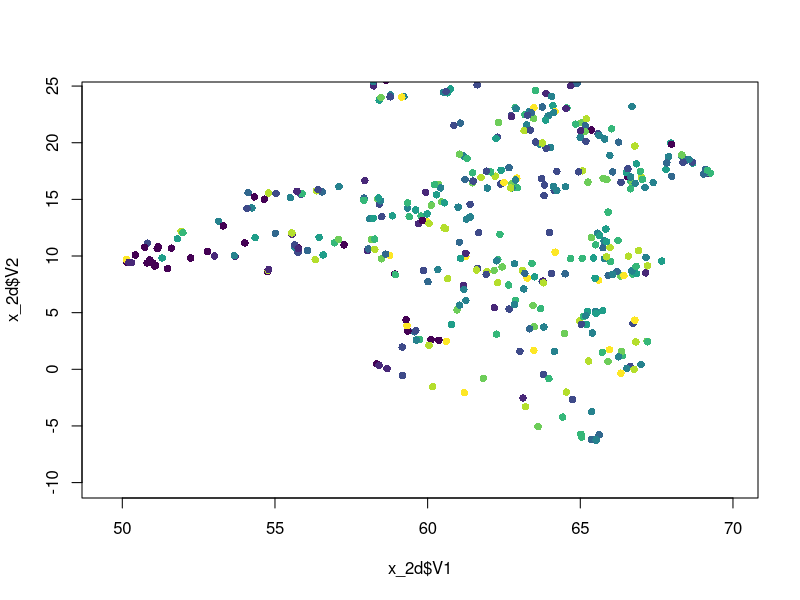
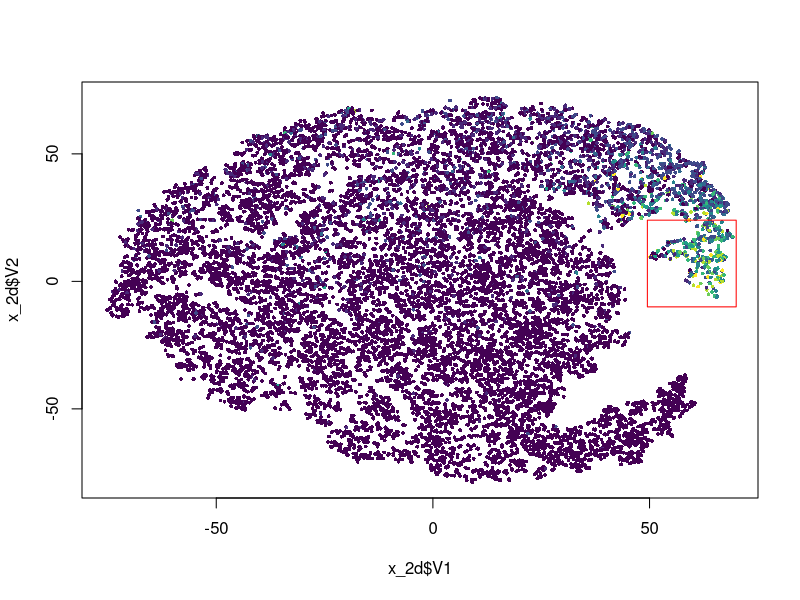
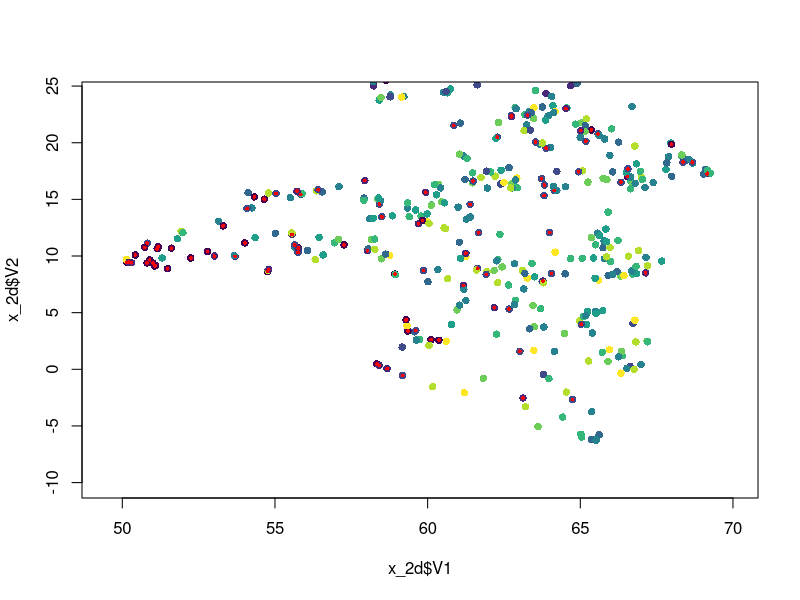
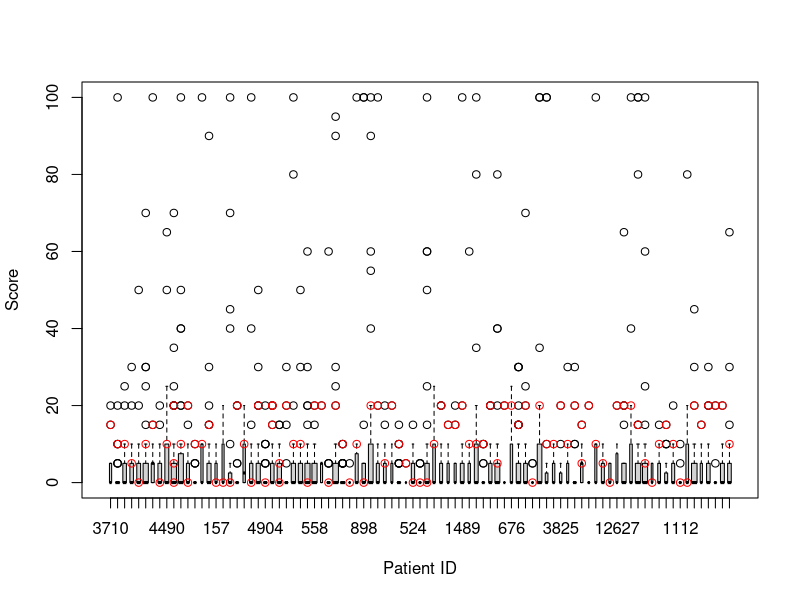
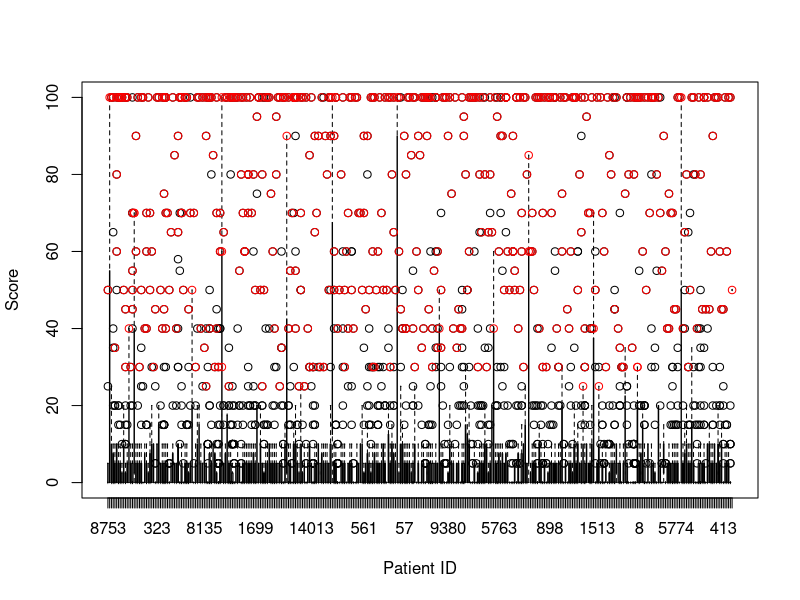
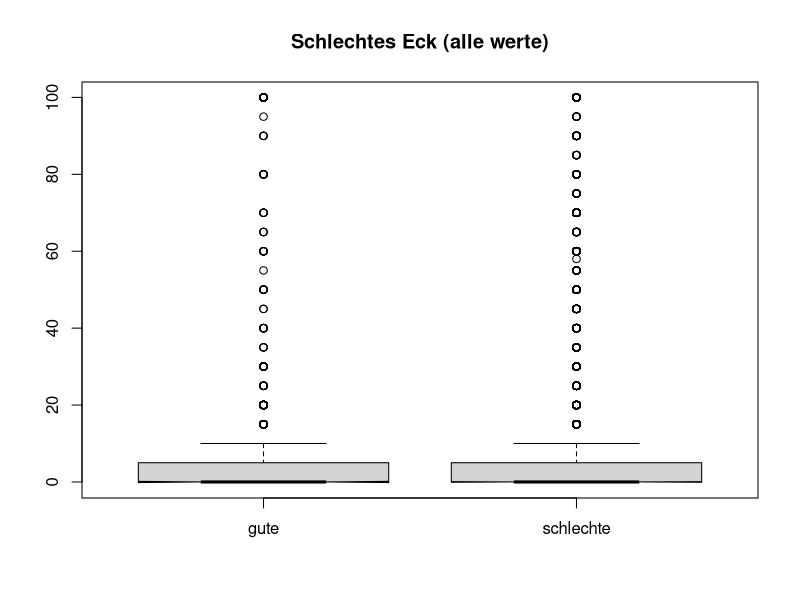
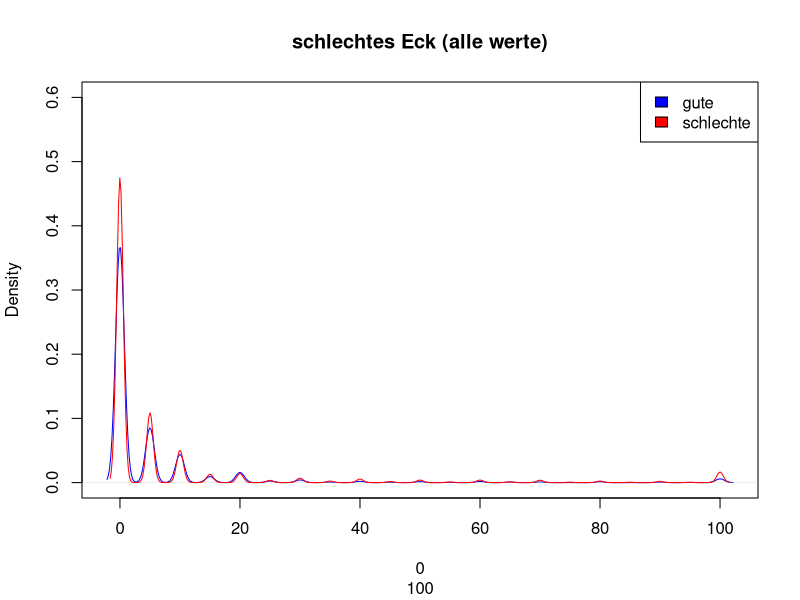
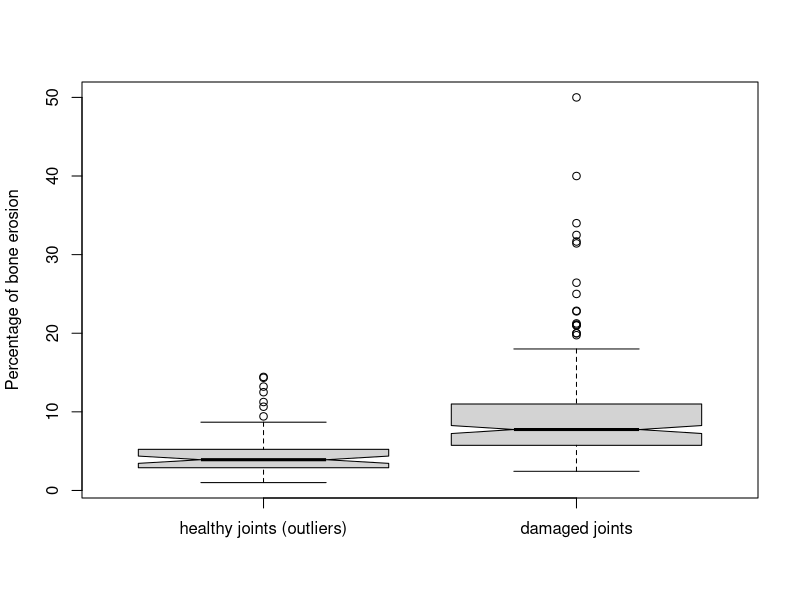

Recreate these plots in R, in order.
setwd("~/Desktop/dl_project_1/tsne")
x_2d <- read.table(file = "x_2d_regression.csv", header = FALSE, sep = ";")
y <- read.table(file = "y_regression.csv", header = FALSE, sep = ";")
patients <- read.table(file = "patients_regression.csv", header = FALSE, sep = ";")
y <- as.numeric(unlist(y))
patients <- as.numeric(unlist(patients))

y_factor <- round(y / 10) + 1


library(viridis)
color = viridis(n = 10)

plot(x = x_2d$V1, y = x_2d$V2, pch = 16, cex = 1,  col = color[y_factor],
     xlim = c(49.5, 70), ylim = c(-10, 24))

#identify(x = x_2d$V1, y = x_2d$V2, labels = rownames(x_2d))

plot(x = x_2d$V1, y = x_2d$V2, pch = 16, cex = .5,  col = color[y_factor])

rect(xleft = 49.5, ybottom = -10, xright = 70, ytop = 24, border = "red")

outlier <- rep(FALSE, length(x_2d$V1))
not_outlier <- rep(FALSE, length(x_2d$V1))
for (i in 1:length(x_2d$V1)) {
  if (x_2d$V1[i] <= 70 && x_2d$V1[i] >= 49.5 &&
      x_2d$V2[i] <= 24 && x_2d$V2[i] >= -10 &&
      y[i] <= 20) {
    outlier[i] <- TRUE
  }
  else if (x_2d$V1[i] <= 70 && x_2d$V1[i] >= 49.5 &&
           x_2d$V2[i] <= 24 && x_2d$V2[i] >= -10 &&
           y[i] > 20) {
    not_outlier[i] <- TRUE
  }
}

ids <- which(x = outlier)
not_ids <- which(x = not_outlier)

plot(x = x_2d$V1, y = x_2d$V2, pch = 16, cex = 1,  col = color[y_factor],
     xlim = c(49.5, 70), ylim = c(-10, 24))
points(x = x_2d$V1[outlier], y = x_2d$V2[outlier], pch = 16, cex = .5, col = "red")

length(patients[ids])

length(unique(patients[ids]))

# patients where a healty joint is WRONFGULLY in the area of the damaged joints

m <- list()

for (i in 1:length(unique(patients[ids]))) {
  m[[i]] <- y[which(patients == unique(patients[ids])[i])]
  names(m)[[i]] <- unique(patients[ids])[i]
}

boxplot(m, xlab = "Patient ID", ylab = "Score", varwidth = TRUE)

x_1 <- NULL
y_1 <- NULL

for (i in ids) {
  x_1[i] <- which(unique(patients[ids]) == patients[i])
  y_1[i] <- y[i]
}

points(x_1, y_1, col = "red")

# patients where a damaged joint is RIGHTFULLY in the area of the damaged joints

m_2 <- list()

for (i in 1:length(unique(patients[not_ids]))) {
  m_2[[i]] <- y[which(patients == unique(patients[not_ids])[i])]
  names(m_2)[[i]] <- unique(patients[not_ids])[i]
}

boxplot(m_2, xlab = "Patient ID", ylab = "Score", varwidth = TRUE)

x_2 <- NULL
y_2 <- NULL

for (i in not_ids) {
  x_2[i] <- which(unique(patients[not_ids]) == patients[i])
  y_2[i] <- y[i]
}

points(x_2, y_2, col = "red")

#hist(x = unlist(m), breaks = 20, freq = FALSE, col = rgb(0,0,1,1/4))
#hist(x = unlist(m_2), breaks = 20, freq = FALSE, col = rgb(1,0,0,1/4), add = TRUE)
#abline(v = mean(y_1, na.rm = TRUE), col = "blue")
#abline(v = mean(y_2, na.rm = TRUE), col = "red")

boxplot(list(unlist(m), unlist(m_2)), notch = TRUE,
        names = c("gute", "schlechte"),
        main = "Schlechtes Eck (alle werte)")

plot(x = density(x = unlist(m), na.rm = TRUE), col = "blue",
     main = "schlechtes Eck (alle werte)", ylim = c(0, 0.6), xlab = c(0,100))
lines(density(x = unlist(m_2), na.rm = TRUE), col = "red")
legend("topright",
       legend = c("gute", "schlechte"),
       fill = c("blue", "red"))

m_mean <- rep(NA, length(m))

for (i in 1:length(m)) {
  m_mean[i] <- mean(m[[i]])
}

m2_mean <- rep(NA, length(m_2))

for (i in 1:length(m_2)) {
  m2_mean[i] <- mean(m_2[[i]])
}

#bad area (plot for thesis)
boxplot(list(unlist(m_mean), unlist(m2_mean)), notch = TRUE,
        names = c("healthy joints (outliers)", "damaged joints"),
        main = "", ylab = "Percentage of bone erosion")

plot(x = density(x = m_mean, na.rm = TRUE), col = "blue",
     main = "schlechtes Eck (mean)", ylim = c(0, 0.2), xlab = c(0,100))
lines(density(x = m2_mean, na.rm = TRUE), col = "red")
legend("topright",
       legend = c("gute", "schlechte"),
       fill = c("blue", "red"))

# H_0: Beide Mittelwerte sind gliech
# p-wert: 2.1 x 10^-14
# H_0 kann verworfen werden
t.test(x = m_mean, y = m2_mean, paired = FALSE)

# Umgekehrt -----------------------

plot(x = x_2d$V1, y = x_2d$V2, pch = 16, cex = 1,  col = color[y_factor],
     xlim = c(-75, 20))

plot(x = x_2d$V1, y = x_2d$V2, pch = 16, cex = .5,  col = color[y_factor])

rect(xleft = -75, ybottom = min(x_2d$V2), xright = 20, ytop = max(x_2d$V2),
     border = "red")

outlier <- rep(FALSE, length(x_2d$V1))
not_outlier <- rep(FALSE, length(x_2d$V1))
for (i in 1:length(x_2d$V1)) {
  if (x_2d$V1[i] <= 20 && y[i] > 20) {
    outlier[i] <- TRUE
  }
  else if (x_2d$V1[i] <= 20 && y[i] <= 20) {
    not_outlier[i] <- TRUE
  }
}

ids <- which(x = outlier)
not_ids <- which(x = not_outlier)

plot(x = x_2d$V1, y = x_2d$V2, pch = 16, cex = .5,  col = color[y_factor],
     xlim = c(-75, 20))
points(x = x_2d$V1[outlier], y = x_2d$V2[outlier], pch = 16, cex = .5, col = "red")

length(patients[ids])

length(unique(patients[ids]))

# patients where a damaged joint is WRONFGULLY in the area of the healty joints

m <- list()

for (i in 1:length(unique(patients[ids]))) {
  m[[i]] <- y[which(patients == unique(patients[ids])[i])]
  names(m)[[i]] <- unique(patients[ids])[i]
}

boxplot(m, xlab = "Patient ID", ylab = "Score", varwidth = TRUE)

x_1 <- NULL
y_1 <- NULL

for (i in ids) {
  x_1[i] <- which(unique(patients[ids]) == patients[i])
  y_1[i] <- y[i]
}

points(x_1, y_1, col = "red")

# patients where a healty joint is RIGHTFULLY in the area of the damaged joints

m_2 <- list()

for (i in 1:length(unique(patients[not_ids]))) {
  m_2[[i]] <- y[which(patients == unique(patients[not_ids])[i])]
  names(m_2)[[i]] <- unique(patients[not_ids])[i]
}

boxplot(m_2[1:100], xlab = "Patient ID", ylab = "Score", varwidth = TRUE)

x_2 <- NULL
y_2 <- NULL

for (i in not_ids) {
  x_2[i] <- which(unique(patients[not_ids]) == patients[i])
  y_2[i] <- y[i]
}

points(x_2[1:161], y_2[1:161], col = "red")

#hist(x = unlist(m), breaks = 20, freq = FALSE, col = rgb(0,0,1,1/4))
#hist(x = unlist(m_2), breaks = 20, freq = FALSE, col = rgb(1,0,0,1/4), add = TRUE)
#abline(v = mean(y_1, na.rm = TRUE), col = "blue")
#abline(v = mean(y_2, na.rm = TRUE), col = "red")

boxplot(list(unlist(m), unlist(m_2)), notch = TRUE,
        names = c("schlechte", "gute"),
        main = "Gutes Eck (alle werte)")

plot(x = density(x = unlist(m), na.rm = TRUE), col = "blue",
     main = "gutes Eck (alle werte)", ylim = c(0, 0.6), xlab = c(0,100))
lines(density(x = unlist(m_2), na.rm = TRUE), col = "red")
legend("topright",
       legend = c("schlechte", "gute"),
       fill = c("blue", "red"))

m_mean <- rep(NA, length(m))

for (i in 1:length(m)) {
  m_mean[i] <- mean(m[[i]])
}

m2_mean <- rep(NA, length(m_2))

for (i in 1:length(m_2)) {
  m2_mean[i] <- mean(m_2[[i]])
}

#good area (plot for thesis)
boxplot(list(unlist(m_mean), unlist(m2_mean)), notch = TRUE,
        names = c("damaged joints (outliers)", "healthy joints"),
        main = "", ylab = "Percentage of bone erosion")

plot(x = density(x = m_mean, na.rm = TRUE), col = "blue",
     main = "gutes Eck (mean)", ylim = c(0, 0.2), xlab = c(0,100))
lines(density(x = m2_mean, na.rm = TRUE), col = "red")
legend("topright",
       legend = c("schlechte", "gute"),
       fill = c("blue", "red"))

# H_0: Beide Mittelwerte sind gliech
# p-wert: 4.9 x 10^-5
# H_0 kann verworfen werden
t.test(x = m_mean, y = m2_mean, paired = FALSE)
